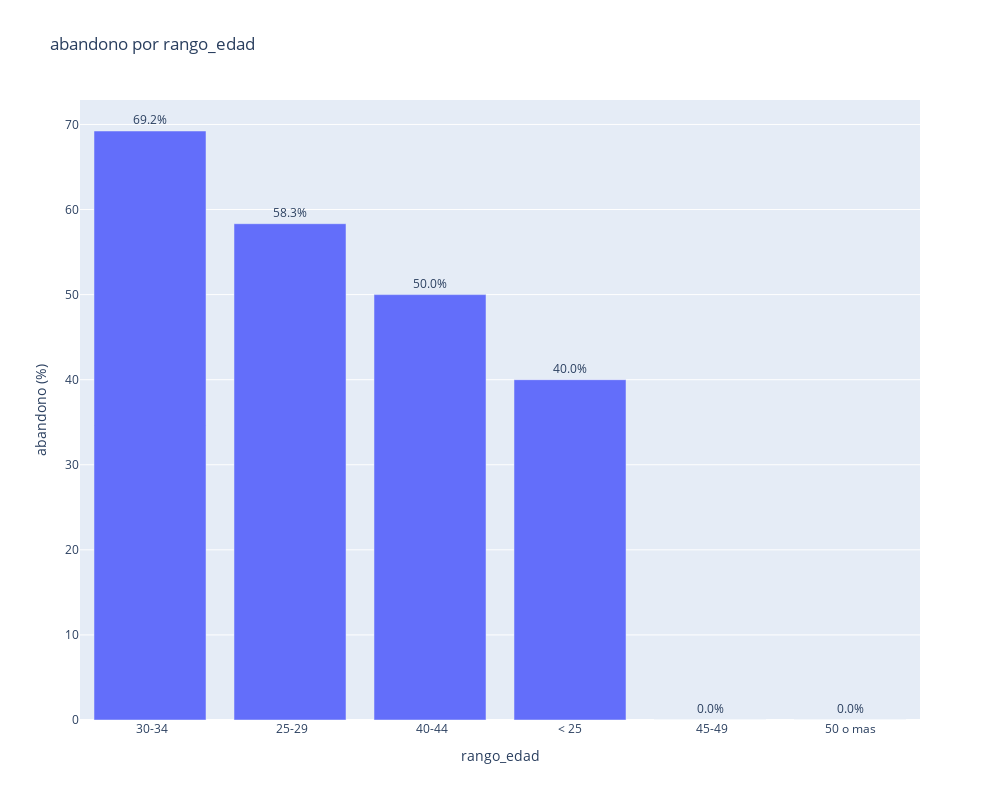

Notebook cell for this chart:
### Code cell
# Analisis por edad
temp_edad = df.groupby('rango_edad').abandono.mean().sort_values(ascending = False)*100
graficar_serie_con_valores(temp_edad)

### Figure 1 — Plotly figure (JSON) as saved in the notebook; plotly's stock layout.template omitted (floating-point values rounded to 4 significant figures)
{"data": [{"hovertemplate": "rango_edad=%{x}<br>abandono (%)=%{y}<br>text=%{text}<extra></extra>", "legendgroup": "", "marker": {"color": "#636efa", "pattern": {"shape": ""}}, "name": "", "orientation": "v", "showlegend": false, "text": ["69.2%", "58.3%", "50.0%", "40.0%", "0.0%", "0.0%"], "textposition": "outside", "type": "bar", "x": [" 30-34", " 25-29", " 40-44", "< 25", " 45-49", "50 o mas"], "xaxis": "x", "y": [69.23, 58.33, 50.0, 40.0, 0.0, 0.0], "yaxis": "y"}], "layout": {"barmode": "relative", "height": 800, "legend": {"tracegroupgap": 0}, "title": {"text": "abandono por rango_edad"}, "width": 1000, "xaxis": {"anchor": "y", "domain": [0, 1], "title": {"text": "rango_edad"}}, "yaxis": {"anchor": "x", "domain": [0, 1], "title": {"text": "abandono (%)"}}}}
